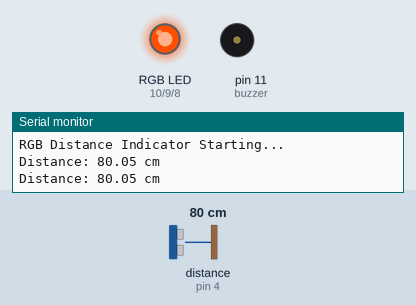
This sketch was run on a simulated Arduino Uno, built with avr-gcc and run on an emulated ATmega328P. Shown: an RGB LED mixed from three pins (HIGH = lit), buzzer (waves = sounding), the last lines printed to the serial monitor. Wiring (inferred from the names in the program): ultrasonic range finder: trigger pin 5; echo pin 4. Inputs (shaded band) come from the test bench; at power-on: distance to the obstacle (sensor on pin 4) 80 cm. The echo pulse lasts 58.3 µs per cm; pins used as bus, display or sensor lines are not drawn.

Above: at 2.2 s.
2.3 s: distance to the obstacle (sensor on pin 4) set to 96 cm
5.8 s: distance to the obstacle (sensor on pin 4) set to 102 cm
At 6.6 s:
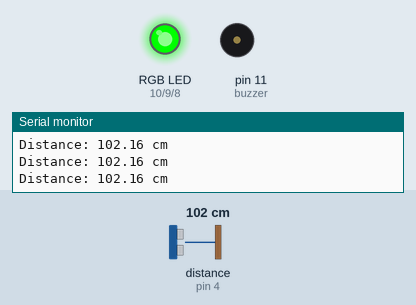
7.3 s: distance to the obstacle (sensor on pin 4) set to 18 cm
At 7.57 s:
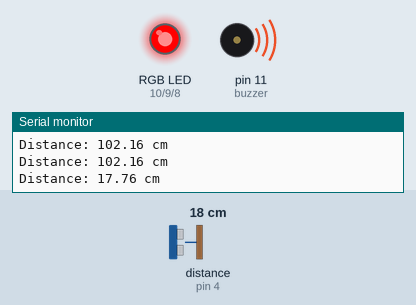
10.8 s: distance to the obstacle (sensor on pin 4) set to 28 cm
14.3 s: distance to the obstacle (sensor on pin 4) set to 35 cm
At 14.72 s:
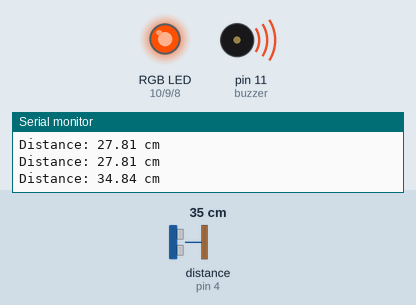
17.8 s: distance to the obstacle (sensor on pin 4) set to 2 cm
At 18.03 s:
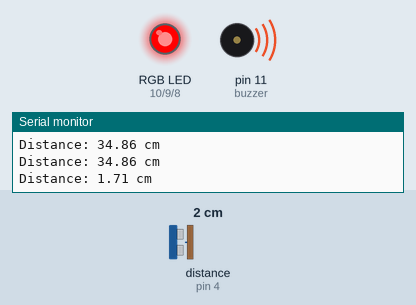
Timing chart, 0 to 20.8 s (numbered marks = the images above; inputs shaded):
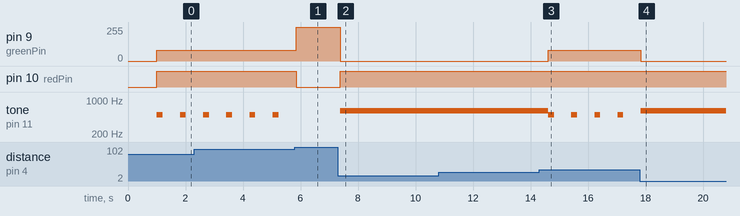

The sketch:

l9.ino
```cpp
const int trigPin = 5;
const int echoPin = 4;

const int redPin = 10;
const int greenPin = 9;
const int bluePin = 8;
const int buzzer = 11;

float distanceCm;

long readUltrasonicDistance(int trigPin, int echoPin) {
  pinMode(trigPin, OUTPUT);
  digitalWrite(trigPin, LOW);
  delayMicroseconds(2);
  digitalWrite(trigPin, HIGH);
  delayMicroseconds(10);
  digitalWrite(trigPin, LOW);

  pinMode(echoPin, INPUT);
  return pulseIn(echoPin, HIGH);
}

void setColor(int redValue, int greenValue, int blueValue) {
  analogWrite(redPin, redValue);
  analogWrite(greenPin, greenValue);
  analogWrite(blueValue, blueValue);
}

void setup() {
  Serial.begin(9600);

  pinMode(redPin, OUTPUT);
  pinMode(greenPin, OUTPUT);
  pinMode(bluePin, OUTPUT);
  pinMode(buzzer, OUTPUT);

  Serial.println("RGB Distance Indicator Starting...");
  delay(1000);
}

void loop() {
  distanceCm = readUltrasonicDistance(trigPin, echoPin) * 0.01723;
  Serial.print("Distance: ");
  Serial.print(distanceCm);
  Serial.println(" cm");

  if (distanceCm < 30) {
    setColor(255, 0, 0);
    tone(buzzer, 600, 400);
    delay(400);
  }
  else if (distanceCm < 100) {
    setColor(255, 80, 0);
    tone(buzzer, 500, 200);
    delay(800);
  }

  else {
    setColor(0, 255, 0);
    noTone(buzzer);
    delay(300);
  }
}
```

Measured:
- the behaviour switches between 99 and 100 cm on distance to the obstacle (sensor on pin 4) (found by bisection; images 0 and 1)
- the behaviour switches between 30 and 31 cm on distance to the obstacle (sensor on pin 4) (found by bisection; images 2 and 3)
- after the input at 5.8 s, pin 9 (greenPin): 80/255 → 255/255 after 0.05 s; pin 10 (redPin): HIGH → LOW after 0.05 s; tone on pin 11 (buzzer): stops changing and stays silent
- after the input at 7.3 s, pin 9 (greenPin): 255/255 → 0/255 after 0.08 s; pin 10 (redPin): LOW → HIGH after 0.08 s; tone on pin 11 (buzzer): silent → 600 Hz after 0.08 s
- after the input at 14.3 s, pin 9 (greenPin): 0/255 → 80/255 after 0.32 s; tone on pin 11 (buzzer): alternates 500 Hz for 0.20 s and silent for 0.60 s, starting after 0.32 s
- after the input at 17.8 s, pin 9 (greenPin): 80/255 → 0/255 at once
- by itself, tone on pin 11 (buzzer): alternates 500 Hz for 0.20 s and silent for 0.61 s
